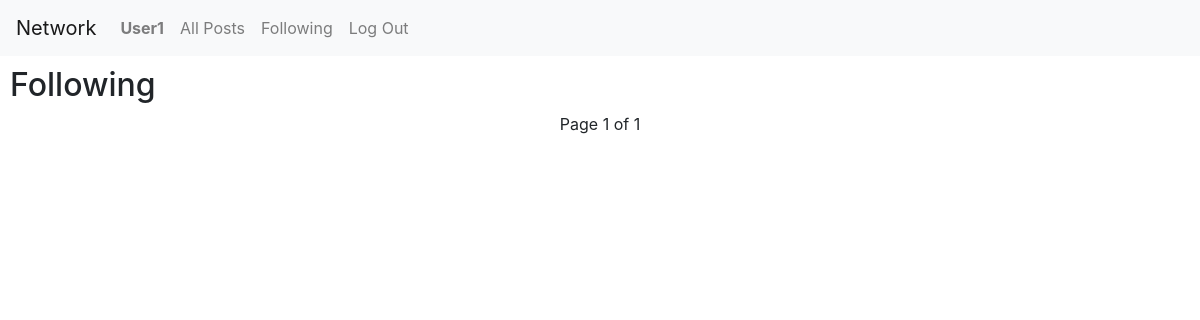
Page /following (signed in) on the earlier database version.
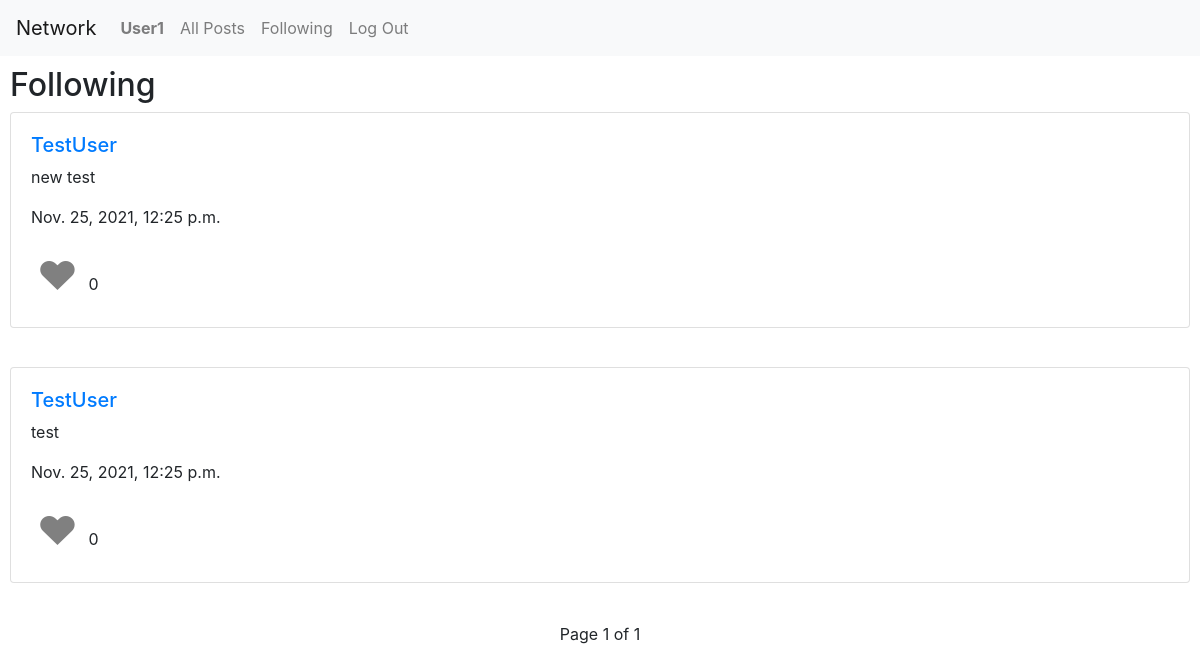
Same page on the later database version.
### network/models.py (models this page shows, shortened)
class Post(models.Model):
    user = models.ForeignKey(User, on_delete=models.CASCADE, related_name="posts")
    created = models.DateTimeField(auto_now_add=True)
    post = models.CharField(max_length=280)
    likes = models.PositiveIntegerField(default=0)

class User(AbstractUser):
    pass

### network/views.py (the view)
# urls.py: path("following", views.following, name="following")
def following(request):
    posts = list()
    following = request.user.following.all()
    for followed_user in following:
        print(followed_user.following)
        for post in Post.objects.all().filter(user = followed_user.following).order_by("-created").all():
            posts.append(post)
    posts.sort(key = attrgetter('created'), reverse = True)
    paginator = Paginator(posts, 10)
    page_number = request.GET.get('page')
    page_obj = paginator.get_page(page_number)
    return render(request, "network/following.html", {
        "posts": page_obj
    })

### network/templates/network/following.html (shortened to what this page needs)
{% extends "network/layout.html" %}
{% load static %}
{% block body %}
    <h2>Following</h2>
    {% for post in posts %}
        <div class="card post">
            <div class="card-body">
                <div class="row">
                    <div class="col-12">
                        <h5><a href="/profile/{{post.user}}">{{post.user}}</a></h5>
                        <p>{{post.post}}</p>
                        <p>{{post.created}}</p>
                        <button class="heart" onclick="clicked(this)" id="{{post.user}}{{post.id}}">&hearts;</button>
                        <span>{{post.likes}}</span>
                    </div>
                </div>
            </div>
        </div>
        <br>
    {% endfor %}
    <div class="pagination">
        <span class="step-links">
            <span class="current">
                Page {{ posts.number }} of {{ posts.paginator.num_pages }}
            </span>
        </span>
    </div>
{% endblock %}

Differences in the rows shown:
now on this page (row edited): Post: user "TestUser", post "new test", created "Nov. 25, 2021, 12:25 p.m.", likes "0"
now on this page (row edited): Post: user "TestUser", post "test", created "Nov. 25, 2021, 12:25 p.m.", likes "0"
